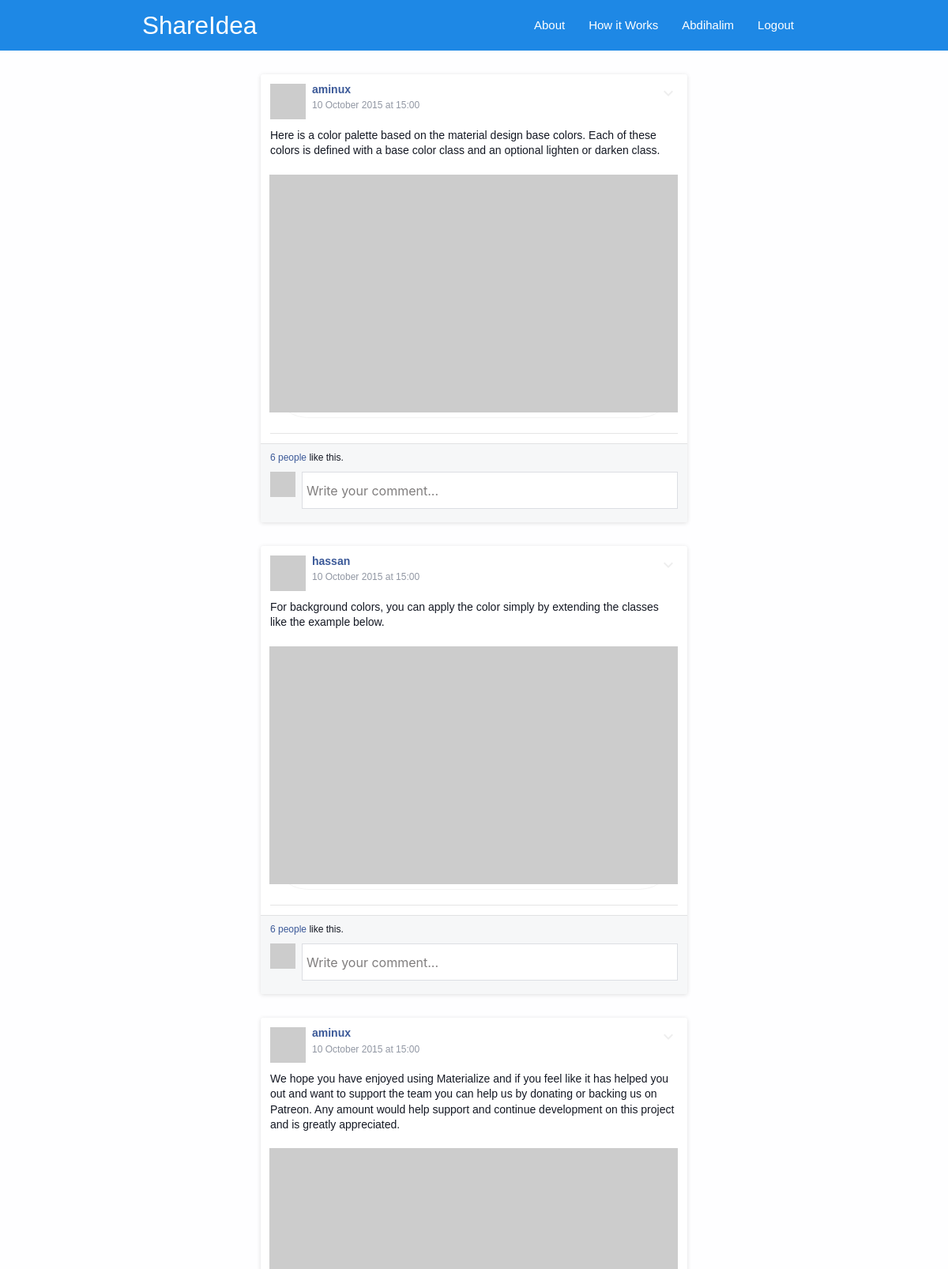
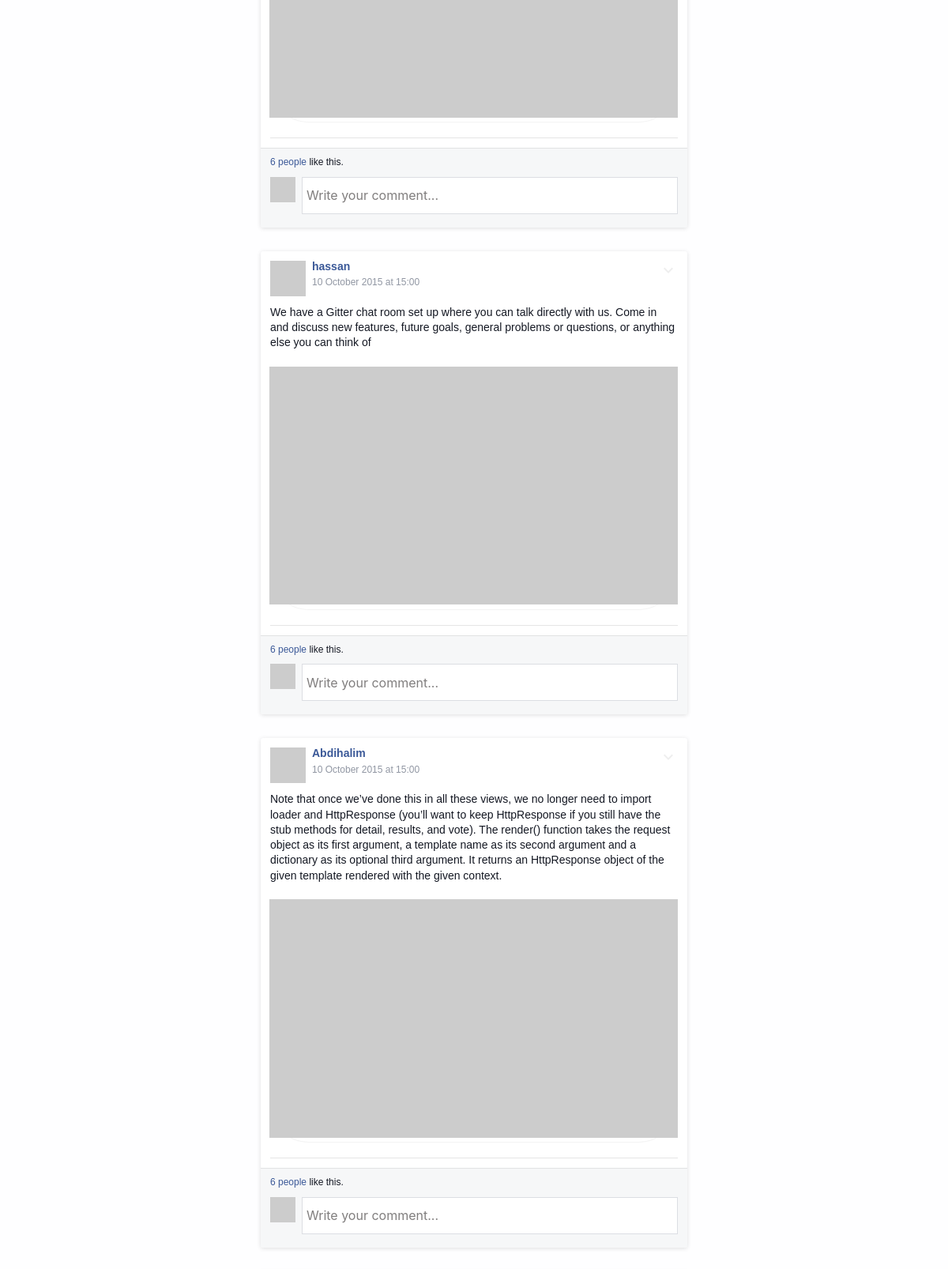
Page /pages/ (signed in, upper part) on the committed database (2 pictures, top to bottom).
### pages/models.py (models this page shows)
class Post(models.Model):
    title = models.CharField(max_length=200)
    content = models.TextField()
    date_posted = models.DateTimeField(default=timezone.now)
    author = models.ForeignKey(User, on_delete=models.CASCADE)

### pages/views.py (the view)
# urls.py: path('', views.home, name="home-page"),
def home(request):
    context = {
        'posts': Post.objects.all()  # will loop using the key
    }
    return render(request, 'pages/home.html', context)

### pages/templates/pages/home.html
{% extends 'pages/base.html' %} {% block content %} {% for post in posts%}
<div class="facebook-box">
  <div class="content">
    <div class="right-icon">
      <i class="material-icons">keyboard_arrow_down</i>
    </div>
    <div class="row header">
      <div class="avatar">
        <img src="http://placehold.it/40x40" alt="" />
      </div>
      <div class="name">
        <h5>
          <a href="http://khoipro.com" target="_blank">{{ post.author }}</a>
        </h5>
        <span class="sub">10 October 2015 at 15:00</span>
      </div>
    </div>
    <div class="row text">
    {{post.content}}
    </div>
    <div class="row thumbnail">
      <img src="http://placehold.it/600x350" alt="" />
    </div>
    <hr />
  </div>
  <div class="footer">
    <a href="#">6 people</a> like this.
    <div class="row">
      <div class="small-avatar">
        <img src="http://placehold.it/32x32" alt="" />
      </div>
      <div class="write-comment">
        <input type="text" placeholder="Write your comment..." />
      </div>
    </div>
  </div>
</div>
{%endfor %} {% endblock content %}

### pages/templates/pages/base.html (shortened to what this page needs)
{% load static %}
<!DOCTYPE html>
<html lang="en">
  <head>
    <link
      rel="stylesheet"
      href="https://cdnjs.cloudflare.com/ajax/libs/materialize/1.0.0/css/materialize.min.css"
    />
    <link rel="stylesheet" href="{% static 'pages/css/main.css' %}" />
  </head>
  <body>
    <nav class="z-depth-0">
      <div class="nav-wrapper blue darken-1  ">
        <div class="container ">
          <a href="{% url 'home-page' %}" class="brand-logo">ShareIdea</a>
          <ul id="nav-mobile" class="right hide-on-med-and-down">
            <li><a href="# ">About</a></li>
            <li><a href="#">How it Works</a></li>
            {% if user.is_authenticated %}
            <li>
              <a href="{% url 'profile' %}">{{ user.username }}</a>
            </li>
            <li><a href="{% url 'logout' %}">Logout</a></li>
            {% else %}
            <li><a href="{% url 'register' %}">Register</a></li>
            <li><a href="{% url 'login' %}">Login</a></li>
            {% endif %}
          </ul>
        </div>
      </div>
    </nav>
    <div class="uk-container uk-container-small">
      {% block content %} {% endblock content %}
    </div>
  </body>
</html>

### pages/static/pages/css/main.css (style rules this page uses)
* { padding: 0; margin: 0; }
body { font-family: Georgia, 'Times New Roman', Times, serif; line-height: 1.3em; }
body { background: #fefeff; font-family: helvetica, arial, sans-serif; color: #141823; font-size: 14px; line-height: 1.38; }
h1, h2, h3, h4, h5, h6 { font-size: 13px; color: #141823; margin: 0; padding: 0; }
a { color: #3b5998; cursor: pointer; text-decoration: none; }
hr { line-height: 1px; height: 1px; color: rgba(0, 0, 0, 0.1); background: rgba(0, 0, 0, 0.1); border: 0; }
img { width: 100%; }
.facebook-box { width: 45%; margin: 30px auto; background: #fff; box-shadow: 0 1px 5px 0 rgba(66, 65, 65, 0.17); border-color: #e5e6e9 #dfe0e4 #d0d1d5; border-radius: 3px; }
.facebook-box .right-icon { float: right; width: 24px; height: 24px; color: #eee; cursor: pointer; }
.facebook-box .content { padding: 12px; }
.facebook-box .row.header { max-height: 45px; margin-bottom: 11px; }
.facebook-box .header .avatar { float: left; width: 45px; height: 45px; margin-right: 8px; }
.facebook-box .header .name { width: calc(100% - 40px - 8px); }
.facebook-box .header .name h5 { margin-bottom: 2px; font-weight: 700; font-size: 14px; }
.facebook-box .header .name span { color: #9197a3; font-size: 12px; }
.facebook-box .thumbnail { margin-top: 10px; margin-left: -1px; box-shadow: 0 1px 1px rgba(0, 0, 0, 0.05); border-radius: 50px; }
.facebook-box .footer { border-top: 1px solid #e1e2e3; margin: 0; padding: 9px 12px 7px 12px; font-size: 12px; background-color: #f6f7f8; border-radius: 0 0 3px 3px; color: #141823; overflow: hidden; }
.facebook-box .footer .row { margin-top: 10px; margin-bottom: 2px; overflow: hidden; }
.facebook-box .footer .small-avatar { width: 32px; height: 32px; float: left; margin-right: 8px; }
.facebook-box .footer .write-comment input[type='text'] { background: #fff; border: 1px solid #dcdee3; padding: 0 7px 0px 5px; min-height: 16px; width: calc(100% - 32px - 22px); float: left; }

### pages/static/pages/css/login.css (style rules this page uses)
::placeholder { color: rgb(128, 126, 126); }

### rows in the picture
Post: author "aminux", content "Here is a color palette based on the material design base colors. Each of these colors is defined with a base color class and an optional lighten or darken class."
Post: author "hassan", content "For background colors, you can apply the color simply by extending the classes like the example below."
Post: author "aminux", content "We hope you have enjoyed using Materialize and if you feel like it has helped you out and want to support the team you can help us by donating or backing us on Patreon. Any amount would help support and continue development on this project and is greatly appreciated."
Post: author "hassan", content "We have a Gitter chat room set up where you can talk directly with us. Come in and discuss new features, future goals, general problems or questions, or anything else you can think of"
Post: author "Abdihalim", content "Note that once we’ve done this in all these views, we no longer need to import loader and HttpResponse (you’ll want to keep HttpResponse if you still have the stub methods for detail, results, and vote). The render() function takes the request object as its first argument, a template name as its second argument and a dictionary as its optional third argument. It returns an HttpResponse object of the given template rendered with the given context."

### other values in the picture
{{ user.username }} "Abdihalim"
